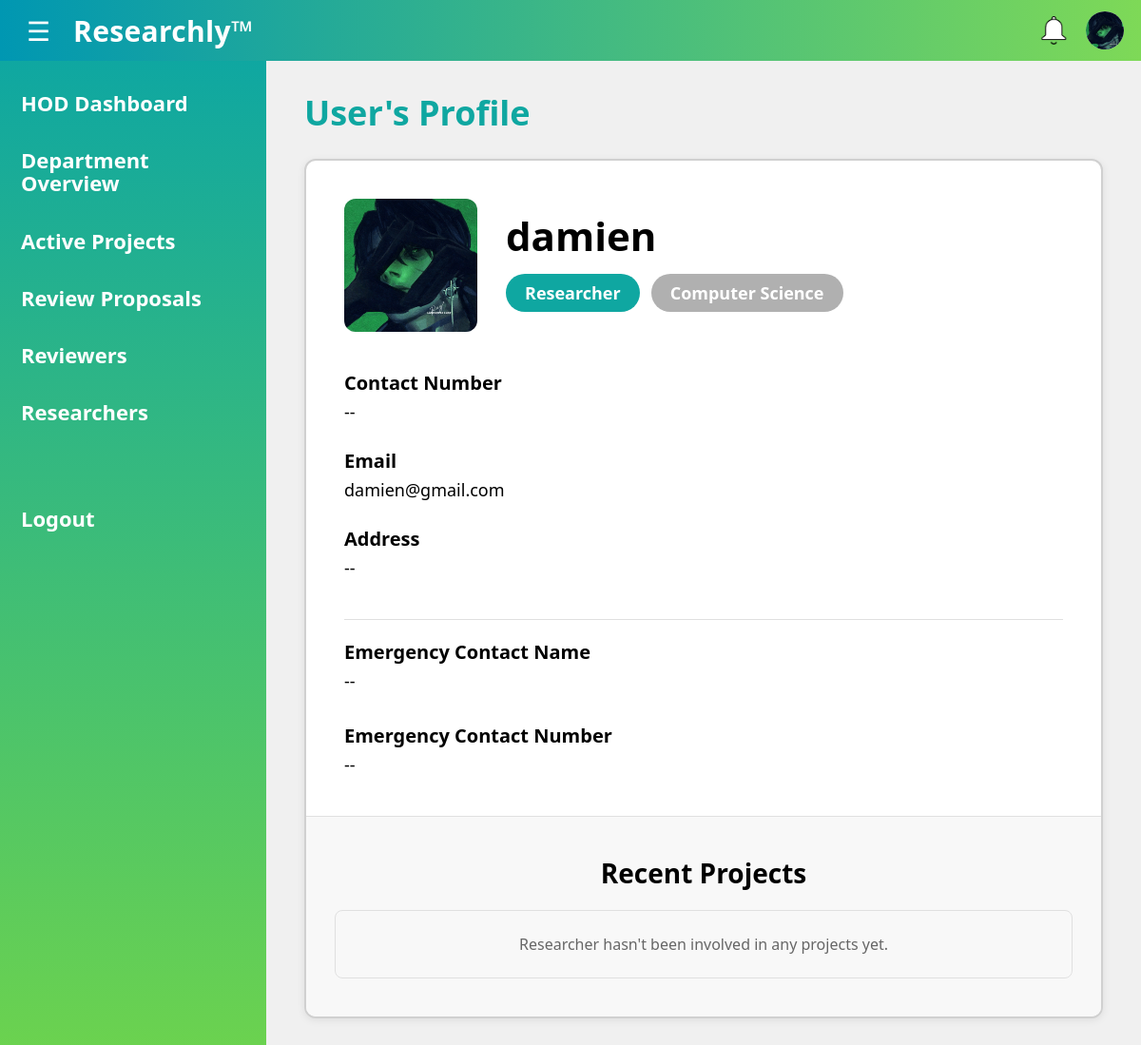
The app's page /HOD/user_profile/ee339b36-ae64-45a5-bc47-8bbecf5594af (signed in) with its own data.
### main.py (models this page shows)
class UserProfile(db.Model):
    user_id = db.Column(db.String(36), db.ForeignKey('user.id'), primary_key=True)
    contact_number = db.Column(db.String(15), nullable=True)
    address = db.Column(db.String(100), nullable=True)
    emergency_contact_name = db.Column(db.String(80), nullable=True)
    emergency_contact_number = db.Column(db.String(15), nullable=True)
    profile_picture = db.Column(db.String(255), nullable=True)
    department_name = db.Column(db.String(80), nullable=True)
    expertise_tags = db.Column(db.String(255), nullable=True)
    role = db.Column(db.String(20), nullable=False, default="UNASSIGNED")
    created_at = db.Column(db.DateTime, default=lambda: datetime.now(timezone.utc), nullable=False)
    account_status = db.Column(db.String(15), nullable=False)

class User(db.Model, UserMixin):
    id = db.Column(db.String(36), primary_key=True, default=lambda: str(uuid.uuid4()))
    full_name = db.Column(db.String(80), nullable=False)
    email = db.Column(db.String(255), nullable=False, unique=True)
    password = db.Column(db.String(50), nullable=False)

### main.py (the view)
@app.route("/HOD/user_profile/<user_id>")
@login_required
def user_profile(user_id):
    prof = get_profile(current_user.id)
    if not prof or prof.role != "HOD":
        flash("Access denied. HOD role required.", "error")
        return redirect(url_for("dashboard"))
    user = User.query.filter_by(id=user_id).first()
    if not user:
        flash("User not found.", "error")
        return redirect(url_for("hod_dashboard"))
    user_profile = get_profile(user_id)
    if not user_profile:
        flash("User profile not found.", "error")
        return redirect(url_for("hod_dashboard"))
    if user_profile.department_name != prof.department_name:
        flash("Access denied. User is not in your department.", "error")
        return redirect(url_for("hod_dashboard"))
    profile_data = type('obj', (object,), {
        'full_name': user.full_name,
        'email': user.email,
        'role': user_profile.role,
        'department': user_profile.department_name,
        'phone': user_profile.contact_number,
        'address': user_profile.address,
        'emergency_contact_name': user_profile.emergency_contact_name,
        'emergency_contact_number': user_profile.emergency_contact_number,
        'profile_picture': user_profile.profile_picture
    })()
    recent_projects = []
    researcher = get_researcher(user_id)
    if researcher:
        try:
            projects = (
                db.session.query(Project.project_id, Proposal.project_title)
                .join(Proposal, Proposal.proposal_id == Project.proposal_id)
                .filter(Project.researcher_id == researcher.researcher_id)
                .order_by(Project.start_date.desc())
                .limit(3)
                .all()
            )
            for project_id, project_title in projects:
                recent_projects.append({
                    'title': project_title,
                    'project_id': project_id
                })
        except Exception:
            recent_projects = []
    return render_template(
        "user_profile.html",
        prof=prof,
        user_prof=profile_data,
        recent_projects=recent_projects
    )

### main.py (called while the page is built)
@login_manager.user_loader
def load_user(user_id):
    return User.query.get(user_id)

def get_profile(user_id: str):
    return UserProfile.query.filter_by(user_id=user_id).first()

def get_researcher(user_id: str):
    return Researcher.query.filter_by(user_id=user_id).first()

@app.context_processor
def inject_profile():
    if current_user.is_authenticated:
        return {"prof": get_profile(current_user.id)}
    return {"prof": None}

### templates/user_profile.html (shortened to what this page needs)
<!DOCTYPE html>
<html lang="en">
<head>
  <link rel="stylesheet" href="{{ url_for('static', filename='css/user_profile.css') }}">
  <link rel="stylesheet" href="{{ url_for('static', filename='css/colors.css') }}">
</head>
<body>
  <header class="topbar">
    <div class="left">
      <button class="hamburger" type="button" aria-label="Menu" id="hamburger">&#9776;</button>
      <div class="brand">Researchly™</div>
    </div>
    <div class="icons">
      <a href="{{ url_for('notifications') }}" class="icon bell" title="Notifications"></a>
      <a href="{{ url_for('view_profile') }}" class="icon user" title="Profile">
        {% if prof.profile_picture %}
          <img class="top-avatar"
            src="{{ url_for('static', filename='uploads/' ~ prof.profile_picture) }}"
            alt="Profile">
        {% else %}
          <span class="fallback-user">👤</span>
        {% endif %}
      </a>
    </div>
  </header>
  <main class="layout" id="layout">
    <aside class="sidebar" id="sidebar">
      <a class="side-link" href="{{ url_for('hod_dashboard') }}">HOD Dashboard</a>
      <a class="side-link" href="{{ url_for('hod_department_overview') }}">Department<br/>Overview</a>
      <a class="side-link" href="{{ url_for('hod_active_projects') }}">Active Projects</a>
      <a class="side-link" href="{{ url_for('hod_review_proposals') }}">Review Proposals</a>
      <a class="side-link" href="{{ url_for('hod_reviewers') }}">Reviewers</a>
      <a class="side-link" href="{{ url_for('hod_researchers') }}">Researchers</a>
      <div class="side-spacer"></div>
      <a class="side-link logout" href="{{ url_for('logout') }}">Logout</a>
    </aside>
    <section class="content">
      <h1 class="page-title">User's Profile</h1>
      <div class="profile-container">
        <div class="profile-main">
          <div class="profile-header">
            <div class="profile-picture">
              {% if user_prof.profile_picture %}
                <img src="{{ url_for('static', filename='uploads/' ~ user_prof.profile_picture) }}"
                     alt="Profile picture">
              {% else %}
                <div class="avatar-placeholder">
                  <div class="avatar-head"></div>
                  <div class="avatar-body"></div>
                </div>
              {% endif %}
            </div>
            <div class="profile-info">
              <h2 class="profile-name">{{ user_prof.full_name }}</h2>
              <div class="badges">
                <span class="badge badge-role">{{ user_prof.role|title }}</span>
                <span class="badge badge-department">{{ user_prof.department|title }}</span>
              </div>
            </div>
          </div>
          <div class="profile-details">
            <div class="detail-group">
              <h3 class="detail-label">Contact Number</h3>
              <p class="detail-value">{{ user_prof.phone or '--' }}</p>
            </div>
            <div class="detail-group">
              <h3 class="detail-label">Email</h3>
              <p class="detail-value">{{ user_prof.email }}</p>
            </div>
            <div class="detail-group">
              <h3 class="detail-label">Address</h3>
              <p class="detail-value">{{ user_prof.address or '--' }}</p>
            </div>
          </div>
          <div class="emergency-contact">
            <div class="emergency-row">
              <div class="detail-group">
                <h3 class="detail-label">Emergency Contact Name</h3>
                <p class="detail-value">{{ user_prof.emergency_contact_name or '--' }}</p>
              </div>
            </div>
            <div class="emergency-row">
              <div class="detail-group">
                <h3 class="detail-label">Emergency Contact Number</h3>
                <p class="detail-value">{{ user_prof.emergency_contact_number or '--' }}</p>
              </div>
            </div>
          </div>
        </div>
        <div class="profile-sidebar">
          <h2 class="sidebar-title">Recent Projects</h2>
          <div class="projects-list">
            {% if recent_projects %}
              {% for project in recent_projects %}
                <div class="project-item">
                  <span class="project-number">{{ loop.index }}</span>
                  <span class="project-title">{{ project.title }}</span>
                  <a href="#" class="project-view-btn">View</a>
                </div>
              {% endfor %}
            {% else %}
              <div class="empty-projects-message">
                <p>Researcher hasn't been involved in any projects yet.</p>
              </div>
            {% endif %}
          </div>
        </div>
      </div>
    </section>
  </main>
</body>
</html>

### static/css/user_profile.css (style rules this page uses)
* { box-sizing: border-box; font-family: "Segoe UI", Arial, sans-serif; }
body { margin: 0; min-height: 100vh; background: #f7f7f7; }
.topbar { height: 64px; padding: 0 18px; display: flex; align-items: center; justify-content: space-between; background: linear-gradient(90deg, var(--accent-2), var(--accent-1)); color: #fff; }
.topbar .left { display: flex; align-items: center; gap: 14px; }
.hamburger { border: none; background: transparent; color: #fff; font-size: 28px; cursor: pointer; padding: 6px 10px; border-radius: 10px; }
.brand { font-size: 30px; font-weight: 800; letter-spacing: 0.3px; }
.icons { display: flex; gap: 14px; align-items: center; }
.icon { width: 40px; height: 40px; display: inline-block; position: relative; }
.icon.bell { background-image: url('../img/white_bell.png'); background-size: contain; background-repeat: no-repeat; background-position: center; }
.icon.user { width: 40px; height: 40px; border-radius: 50%; overflow: hidden; display: inline-flex; align-items: center; justify-content: center; background: #fff; text-decoration: none; flex: 0 0 40px; }
.icon.user .top-avatar { width: 100%; height: 100%; object-fit: cover; display: block; }
a.icon { text-decoration: none; color: inherit; }
.layout { display: grid; grid-template-columns: 280px 1fr; min-height: calc(100vh - 64px); transition: grid-template-columns 0.3s ease; }
.sidebar { background: linear-gradient(180deg, #0fa7a1, #6bd24f); padding: 14px 0; color: #fff; transition: transform 0.3s ease, width 0.3s ease; width: 280px; }
.side-link { display: block; padding: 18px 22px; color: #fff; text-decoration: none; font-weight: 700; font-size: 22px; line-height: 1.1; white-space: nowrap; }
.side-spacer { height: 40px; }
.side-link.logout { margin-top: 12px; }
.content { padding: 30px 40px; background: #f0f0f0; }
.page-title { margin: 0 0 24px 0; font-size: 36px; font-weight: 700; color: #0fa7a1; }
.profile-container { display: grid; grid-template-columns: 1fr 400px; gap: 0; background: #fff; border-radius: 12px; border: 2px solid #d0d0d0; overflow: hidden; box-shadow: 0 2px 8px rgba(0,0,0,0.08); }
.profile-main { padding: 40px; }
.profile-header { display: flex; gap: 30px; align-items: flex-start; margin-bottom: 40px; }
.profile-picture { width: 140px; height: 140px; border-radius: 12px; overflow: hidden; flex-shrink: 0; background: #f0f0f0; }
.profile-picture img { width: 100%; height: 100%; object-fit: cover; }
.profile-info { flex: 1; padding-top: 10px; }
.profile-name { margin: 0 0 12px 0; font-size: 42px; font-weight: 700; color: #000; }
.badges { display: flex; gap: 12px; flex-wrap: wrap; }
.badge { padding: 8px 20px; border-radius: 50px; font-size: 18px; font-weight: 600; }
.badge-role { background: #0fa7a1; color: #fff; }
.badge-department { background: #b0b0b0; color: #fff; }
.profile-details { display: flex; flex-direction: column; gap: 24px; margin-bottom: 40px; }
.detail-group { display: flex; flex-direction: column; gap: 4px; }
.detail-label { margin: 0; font-size: 20px; font-weight: 700; color: #000; }
.detail-value { margin: 0; font-size: 18px; color: #000; line-height: 1.5; }
.emergency-contact { display: grid; grid-template-columns: 1fr 1fr; gap: 30px; padding-top: 20px; border-top: 1px solid #e0e0e0; }
.emergency-row { display: flex; flex-direction: column; }
.profile-sidebar { background: #f8f8f8; padding: 40px 30px; border-left: 1px solid #e0e0e0; }
.sidebar-title { margin: 0 0 20px 0; font-size: 28px; font-weight: 700; color: #000; text-align: center; }
.projects-list { display: flex; flex-direction: column; gap: 12px; }
.empty-projects-message { padding: 24px; text-align: center; color: #666; font-size: 16px; background: #f8f8f8; border-radius: 8px; border: 1px solid #e0e0e0; }
.empty-projects-message p { margin: 0; }
@media (max-width: 1200px) { .profile-container { grid-template-columns: 1fr; } }
@media (max-width: 1200px) { .profile-sidebar { border-left: none; border-top: 1px solid #e0e0e0; } }
@media (max-width: 1200px) { .emergency-contact { grid-template-columns: 1fr; } }

### static/css/colors.css (style rules this page uses)
:root { --accent-1: #7ed957; --accent-2: #0097b2; --font-1: #28a5a8; }

### records on screen
UserProfile: profile_picture (picture)
UserProfile: profile_picture (picture), role "Researcher", department "Computer Science"
User: full_name "damien", email "damien@gmail.com"

### other values on screen
{{ user_prof.phone or '--' }} "--"
{{ user_prof.address or '--' }} "--"
{{ user_prof.emergency_contact_name or '--' }} "--"
{{ user_prof.emergency_contact_number or '--' }} "--"
